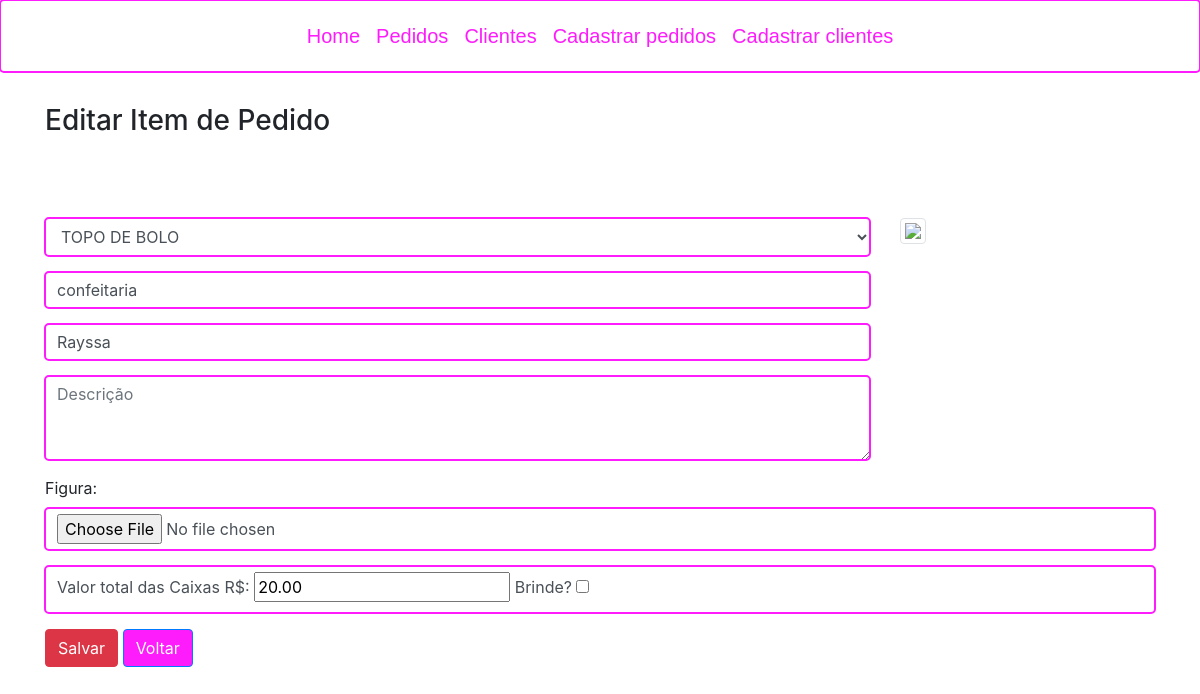
The page /orders/items/39/update/ (signed in) on the database its author committed.
### order_control/models.py (models this page shows)
class BoxTop(models.Model):
    gift = models.BooleanField(default=False, verbose_name="Brinde?")
    type = models.CharField(max_length=255, choices=BOX_TOP_CHOICES)
    theme = models.CharField(max_length=255)
    birthdayName = models.CharField(max_length=255, null=True, blank=True)
    amount = models.DecimalField(max_digits=8, decimal_places=2, default=0.00, verbose_name='Valor total das Caixas R$')
    description = models.CharField(max_length=255, null=True, blank=True)
    storedIn = models.FileField(upload_to='boxes/', null=True, blank=True, verbose_name='Figura')
    order = models.ForeignKey(Order, on_delete=models.PROTECT)

### order_control/views.py (the view, shortened to what this page needs)
# urls.py: path('orders/items/<int:id>/update/', views.order_items_update, name='order_items_update'),
@login_required(login_url=reverse_lazy('order_control:login'))
def order_items_update(request, id):
    form_submitted = False
    box_top = BoxTop.objects.get(id=id)
    if request.method == 'GET':
        form = BoxTopForm(instance=box_top)
    return render(request, 'order_control/order/update_items.html',
                  {'box_top_form': form, 'box_top': box_top, 'form_submitted': form_submitted})

### order_control/form.py
class BoxTopForm(forms.ModelForm):
    class Meta:
        model = BoxTop
        widgets = {
            'type': forms.Select(attrs={'class': 'form-control'}),
            'theme': forms.TextInput(attrs={'class': 'form-control', 'placeholder': 'Tema'}),
            'birthdayName': forms.TextInput(attrs={'class': 'form-control', 'placeholder': 'Nome do Aniversariante'}),
            'description': forms.Textarea(attrs={'class': 'form-control', 'rows': 3, 'placeholder': 'Descrição'}),
            'storedIn': forms.FileInput(attrs={'class': 'form-control', 'required': False, 'placeholder': 'Foto'})
        }
        fields = ('type', 'theme','gift', 'birthdayName', 'amount', 'description', 'storedIn')

### templates/order_control/order/update_items.html (shortened to what this page needs)
{% extends "layout.html" %}
{% block content %}
    <div class="container">
        <h3>Editar Item de Pedido </h3> </br></br>
        <form enctype="multipart/form-data" action="{% url 'order_control:order_items_update' box_top.id %}" method="post">
                {% include 'order_control/order/birthday_box_form.html' %}
            <button type="submit" class="btn btn-danger">Salvar</button>
            <a href="{% url 'order_control:order_update' box_top.order.id %}"> <div class="btn btn-primary">Voltar</div></a>
        </form>
    </div>
{% endblock %}

### templates/order_control/order/birthday_box_form.html (shortened to what this page needs)
<div class="row">
   <div id="head" class="col-sm-9">
       <div class="form-group">
        {{ box_top_form.type }}
       </div>
       <div class="form-group">
            {{ box_top_form.theme }}
       </div>
       <div class="form-group">
            {{ box_top_form.birthdayName }}
       </div>
       <div class="form-group">
            {{ box_top_form.description }}
    </div>
   </div>
   <div id="photo" class="col-sm-3">
       <img src="{{ MEDIA_URL}}{{ box_top_form.storedIn.value }}" class="img-thumbnail img-fluid" >
   </div>
</div>
<div class="form-group">
    {{ box_top_form.storedIn.label_tag }}
    {{ box_top_form.storedIn }}
</div>
<div class="form-group">
    <div class="form-control">
        {{ box_top_form.amount.label_tag }}
        {{ box_top_form.amount }}
        {{ box_top_form.gift.label_tag }}
        {{ box_top_form.gift }}
    </div>
</div>

### static/order_control/css/style.css (style rules this page uses)
.btn-primary, .btn-primary:hover, .btn-primary:active, .btn-primary:visited { background-color: #fe1bfcff !important; }
.form-control, .form-control:focus { box-shadow: 0 0 0 0 rgba(255, 255, 255, 0); border: rgba(255, 255, 255, 0); outline: #fe1bfcff auto 5px ; }

### rows shown on the page
BoxTop: type "TOPO DE BOLO", theme "confeitaria", birthdayName "Rayssa", amount "20.00"

### other values the page prints
{{ box_top_form.storedIn.label_tag }} "Figura:"
{{ box_top_form.amount.label_tag }} "Valor total das Caixas R$:"
{{ box_top_form.gift.label_tag }} "Brinde?"
